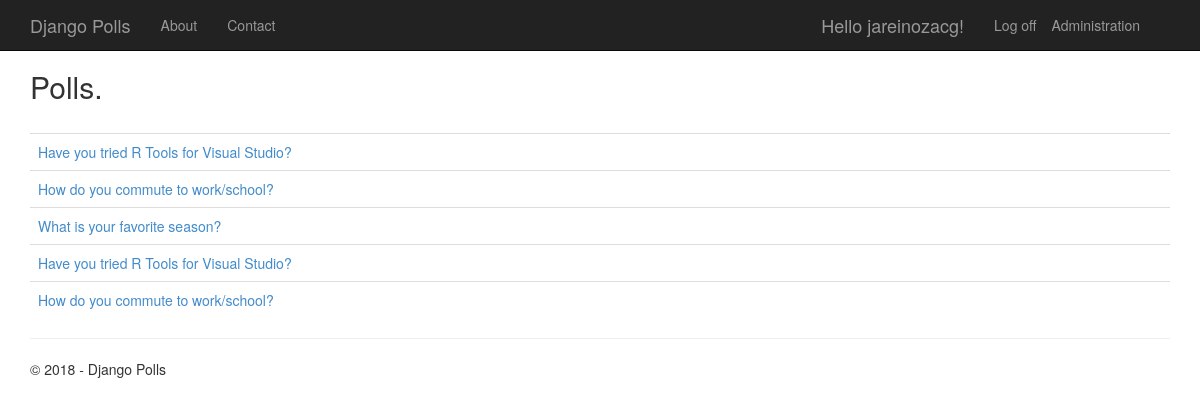
The app's page / (signed in) with its own data.
### app/models.py (models this page shows, shortened)
class Poll(models.Model):
    text = models.CharField(max_length=200)
    pub_date = models.DateTimeField('date published')
    author = models.CharField(max_length=100, blank=True)

### app/views.py (the view)
class PollListView(ListView):
    model = Poll
    def get_context_data(self, **kwargs):
        context = super(PollListView, self).get_context_data(**kwargs)
        context['title'] = 'Polls'
        context['year'] = datetime.now().year
        return context

### app/templates/app/index.html (shortened to what this page needs)
{% extends "app/layout.html" %}
{% block content %}
<h2>Polls.</h2>
<br/>
{% if latest_poll_list %}
<table class="table table-hover">
    <tbody>
        {% for poll in latest_poll_list %}
        <tr>
            <td>
                <a href="{% url 'app:detail' poll.id %}">{{poll.text}}</a>
            </td>
        </tr>
        {% endfor %}
    </tbody>
</table>
{% endif %}
{% endblock %}

### app/templates/app/loginpartial.html (shortened to what this page needs)
<ul class="nav navbar-nav navbar-right">
    <li><a href="/admin">Administration</a></li>
</ul>
{% if user.is_authenticated %}
<form id="logoutForm" action="/logout" method="post" class="navbar-right">
    <ul class="nav navbar-nav navbar-right">
        <li><span class="navbar-brand">Hello {{ user.username }}!</span></li>
        <li><a href="javascript:document.getElementById('logoutForm').submit()">Log off</a></li>
    </ul>
</form>
{% else %}
<ul class="nav navbar-nav navbar-right">
    <li><a href="{% url 'login' %}">Log in</a></li>
</ul>
{% endif %}

### app/static/app/content/site.css (style rules this page uses)
body { padding-top: 50px; padding-bottom: 20px; }

### records on screen
Poll: text "Have you tried R Tools for Visual Studio?"
Poll: text "How do you commute to work/school?"
Poll: text "What is your favorite season?"
Poll: text "Have you tried R Tools for Visual Studio?"
Poll: text "How do you commute to work/school?"

### other values on screen
{{ user.username }} "jareinozacg"
{{ year }} "2018"
